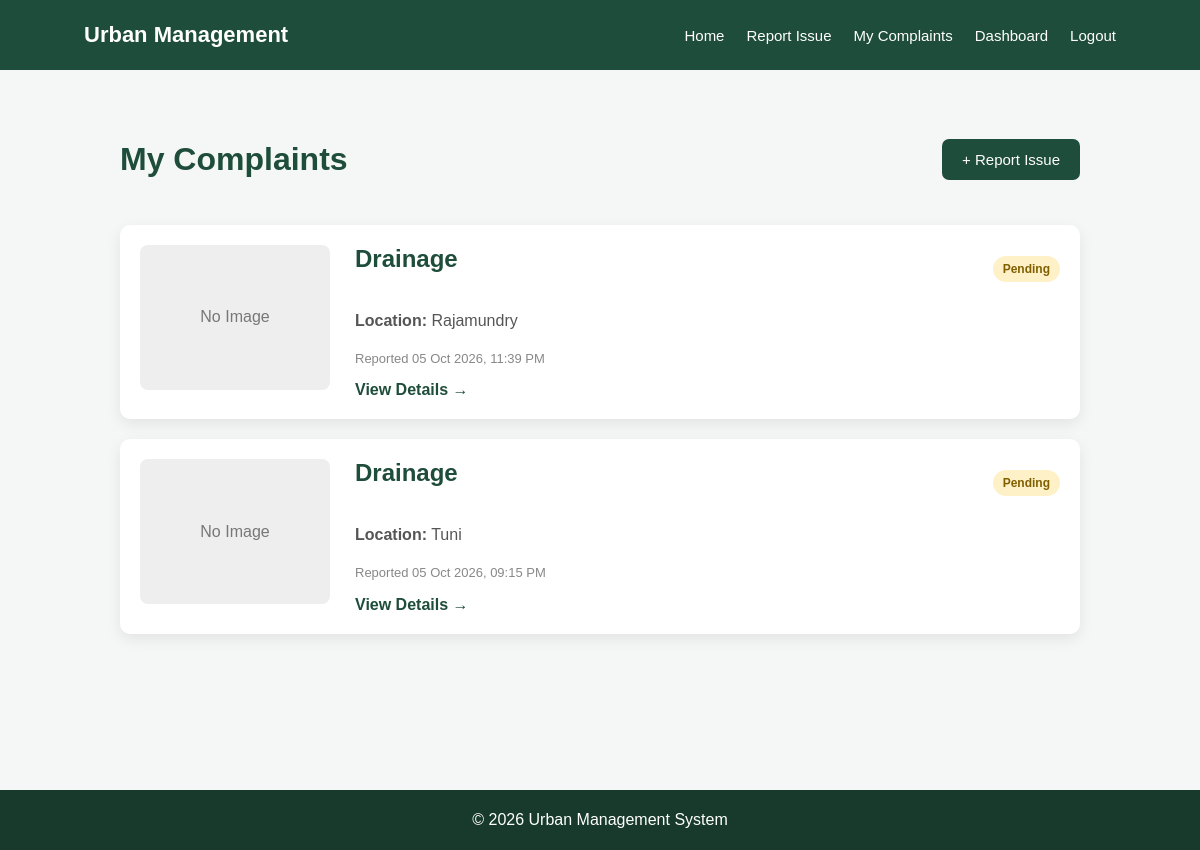
The page /complaints/ (signed in) on the database its author committed.
### Complaints/models.py (models this page shows, shortened)
class Complaint(models.Model):
    ISSUE_TYPES = [
        ('Garbage', 'Garbage'),
        ('Poor Hygiene', 'Poor Hygiene'),
        ('Drainage', 'Drainage'),
        ('Road Damage', 'Road Damage'),
        ('Other', 'Other'),
    ]
    STATUS_CHOICES = [
        ('Pending', 'Pending'),
        ('In Progress', 'In Progress'),
        ('Resolved', 'Resolved'),
        ('Rejected', 'Rejected'),
    ]
    user = models.ForeignKey(User, on_delete=models.CASCADE)
    issue_type = models.CharField(max_length=50, choices=ISSUE_TYPES)
    description = models.TextField()
    image = models.ImageField(upload_to='complaint_images/', blank=True, null=True)
    location = models.CharField(max_length=255)
    status = models.CharField(max_length=20, choices=STATUS_CHOICES, default='Pending')
    admin_update = models.TextField(blank=True)
    resolved_image = models.ImageField(upload_to='resolved/', blank=True, null=True)
    created_at = models.DateTimeField(auto_now_add=True)
    updated_at = models.DateTimeField(auto_now=True)

### Complaints/views.py (the view)
# urls.py: path('complaints/', views.my_complaints, name='my_complaints'),
@login_required
def my_complaints(request):
    complaints = Complaint.objects.filter(user=request.user).order_by('-created_at')
    return render(request, 'complaints/my_complaints.html', {'complaints': complaints})

### Complaints/templates/complaints/my_complaints.html (shortened to what this page needs)
{% extends 'layout.html' %}
{% block content %}
<div class="complaints-container">
    <div class="page-heading"><h1>My Complaints</h1><a href="{% url 'report_issue' %}" class="btn">+ Report Issue</a></div>
    {% if complaints %}
        {% for complaint in complaints %}
        <div class="complaint-card">
            <div class="complaint-image">{% if complaint.image %}<img src="{{ complaint.image.url }}" alt="Complaint image">{% else %}<div class="no-image">No Image</div>{% endif %}</div>
            <div class="complaint-info">
                <div class="card-top"><h2>{{ complaint.issue_type }}</h2><span class="status status-{{ complaint.status|slugify }}">{{ complaint.status }}</span></div>
                <p><strong>Location:</strong> {{ complaint.location }}</p>
                <p class="muted">Reported {{ complaint.created_at|date:'d M Y, h:i A' }}</p>
                <a href="{% url 'complaint_detail' complaint.id %}" class="text-link">View Details →</a>
            </div>
        </div>
        {% endfor %}
    {% else %}<div class="empty"><h2>No complaints yet</h2><p>Submit your first urban issue report.</p><a href="{% url 'report_issue' %}" class="btn">Report an Issue</a></div>{% endif %}
</div>
{% endblock %}

### static/css/style.css (style rules this page uses)
* { box-sizing: border-box; }
body { margin: 0; font-family: Arial, sans-serif; background: #f5f7f6; color: #222; }
.btn { display: inline-block; border: 0; border-radius: 7px; background: #1f4d3b; color: white; padding: 12px 20px; text-decoration: none; cursor: pointer; font-size: 15px; }
.auth-link a, .text-link, .back-link { color: #1f4d3b; font-weight: bold; text-decoration: none; }
.dashboard h1, .complaints-container h1 { color: #1f4d3b; }
.complaints-container, .detail-container { max-width: 1000px; margin: 50px auto; padding: 0 20px; }
.page-heading { display: flex; justify-content: space-between; align-items: center; margin-bottom: 25px; }
.complaint-card { display: flex; gap: 25px; background: white; padding: 20px; margin-bottom: 20px; border-radius: 10px; box-shadow: 0 5px 15px rgba(0,0,0,.08); }
.no-image { width: 190px; height: 145px; display: flex; align-items: center; justify-content: center; background: #eee; color: #777; border-radius: 8px; }
.complaint-info { flex: 1; }
.card-top, .detail-header { display: flex; justify-content: space-between; gap: 15px; align-items: center; }
.card-top h2 { color: #1f4d3b; margin-top: 0; }
.complaint-info p { color: #555; line-height: 1.5; }
.muted { color: #888 !important; font-size: 13px; }
.status { padding: 6px 10px; border-radius: 20px; font-size: 12px; font-weight: bold; white-space: nowrap; background: #eee; }
.status-pending { background: #fff1c7; color: #805f00; }

### rows shown on the page
Complaint: image "No Image", issue_type "Drainage", status "Pending", location "Rajamundry", created_at "05 Oct 2026, 11:39 PM"
Complaint: image "No Image", issue_type "Drainage", status "Pending", location "Tuni", created_at "05 Oct 2026, 09:15 PM"
